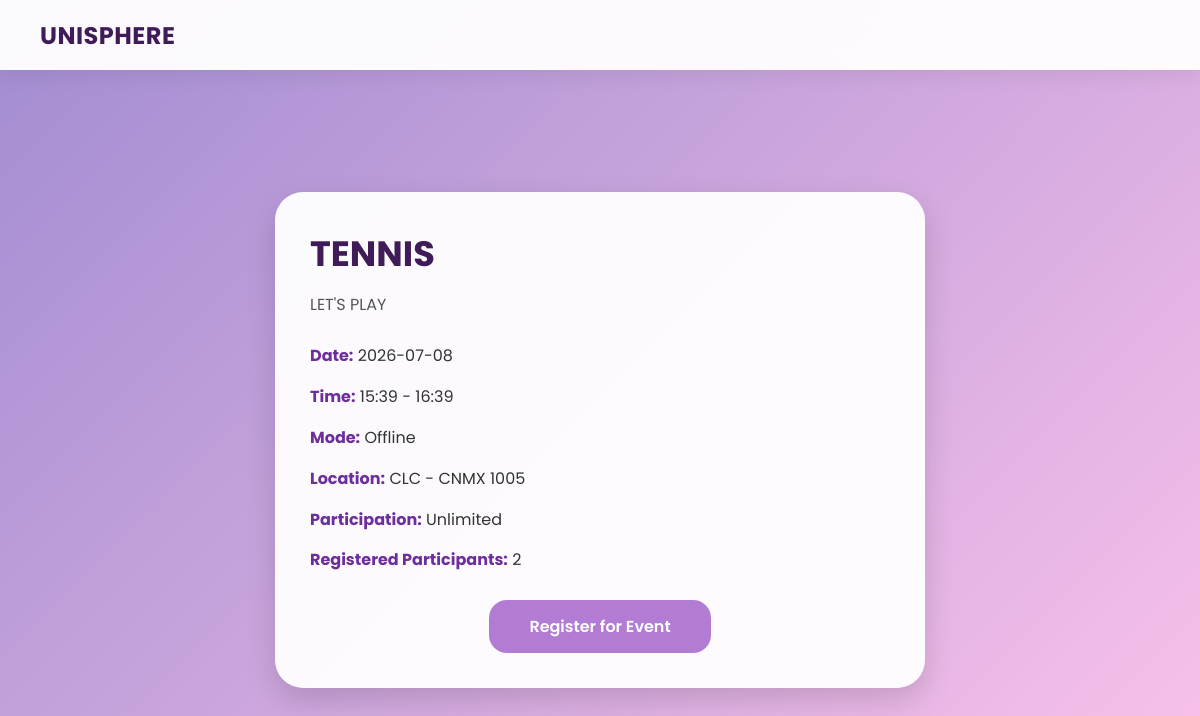
Screenshot of /event/1 with the database file from the repository.
### tables this page shows
CREATE TABLE events (
    event_id INTEGER PRIMARY KEY AUTOINCREMENT,
    event_poster TEXT,                   -- new column for event poster URL/path
    event_name TEXT NOT NULL,
    event_description TEXT NOT NULL,
    start_date DATE NOT NULL,
    end_date DATE NOT NULL,
    start_time TIME NOT NULL,
    end_time TIME NOT NULL,
    event_mode TEXT NOT NULL CHECK(event_mode IN ('online', 'offline', 'hybrid')),
    main_location TEXT NOT NULL,         -- corresponds to id="mainloc"
    general_location TEXT,               -- optional, only for general locations
    faculty_wing TEXT,                   -- optional, only for faculty path
    specific_location TEXT,              -- optional, only for faculty path
    participation_option TEXT NOT NULL CHECK(participation_option IN ('unlimited', 'limited')),
    limited_max_participants INTEGER,    -- optional, only for limited participation
    event_link TEXT,
    student_id varchar(10) NOT NULL,
    event_status TEXT DEFAULT 'Pending' CHECK(event_status IN ('Pending', 'Approved', 'Redo')),
    admin_remark TEXT,
    FOREIGN KEY (student_id) REFERENCES organizer_details(student_id)
);

### app.py (the view, shortened to what this page needs)
@app.route('/event/<int:event_id>')
def event_detail(event_id):
    conn = get_db_connection()
    cursor = conn.cursor()
    cursor.execute("""
        SELECT * FROM events
        WHERE event_id = ? AND event_status = 'Approved'
    """, (event_id,))
    event = cursor.fetchone()
    if not event:
        conn.close()
        return "Event not found", 404
    student_id = session.get('student_id')
    already_registered = False
    is_owner = (student_id == event["student_id"]) if student_id else False
    cursor.execute("""
        SELECT COUNT(*) AS total
        FROM event_registrations
        WHERE event_id=?
    """, (event_id,))
    participant_count = cursor.fetchone()["total"]
    is_full = (
        event["participation_option"] == "limited"
        and participant_count >= event["limited_max_participants"]
    )
    conn.close()
    return render_template(
        "EventRegSys.html",
        event=event,
        is_owner=is_owner,
        participant_count=participant_count,
        is_full=is_full,
        already_registered=already_registered
    )

### app.py (called while the page is built, shortened)
def get_db_connection():
    conn = sqlite3.connect('database.db')
    conn.row_factory = sqlite3.Row
    conn.execute("PRAGMA foreign_keys = 1")
    return conn

@app.context_processor
def inject_notifications():
    if 'student_id' not in session:
        return dict(unread_notifications=0)

### templates/EventRegSys.html (shortened to what this page needs)
<!DOCTYPE html>
<html lang="en">
  <head>
  </head>
  <body>
    <nav class="navbar">
        <a class="navbar-brand" href="{{ url_for('dashboard') if d_flag else '/dashboard' }}">UniSphere</a>
    </nav>
    <div class="container">
      {% if event %}
      <div class="event-card">
        <h2>{{ event['event_name'] }}</h2>
        <p class="desc">{{ event['event_description'] }}</p>
        <div class="details">
            <ul>
                {% if event['start_date'] == event['end_date'] %}
                    <li>
                        <strong>Date:</strong>
                        {{ event['start_date'] }}
                    </li>
                    <li>
                        <strong>Time:</strong>
                        {{ event['start_time'] }} - {{ event['end_time'] }}
                    </li>
                {% endif %}
                <li>
                    <strong>Mode:</strong>
                    {{ event['event_mode']|capitalize }}
                </li>
                {% if event['main_location'] == 'General' %}
                    <li>
                        <strong>Location:</strong>
                        {{ event['general_location'] }}
                    </li>
                {% elif event['main_location'] == 'CLC' %}
                    <li>
                        <strong>Location:</strong>
                        CLC - {{ event['specific_location'] }}
                    </li>
                {% else %}
                    <li>
                        <strong>Location:</strong>
                        {{event['main_location']}}, {{ event['faculty_wing'] }} - {{ event['specific_location'] }}
                    </li>
                {% endif %}
                <li>
                    <strong>Participation:</strong>
                    {{ event['participation_option']|capitalize }}
                </li>
                {% if event['participation_option'] == 'limited' %}
                    <li>
                        <strong>Registered:</strong>
                        {{ participant_count }} / {{ event['limited_max_participants'] }}
                    </li>
                {% else %}
                    <li>
                        <strong>Registered Participants:</strong>
                        {{ participant_count }}
                    </li>
                {% endif %}
            </ul>
        </div>
        <div class="event-btn-wrapper">
            {% if is_owner %}
                <a href="{{ url_for('my_event_manage', event_id=event['event_id']) }}" class="register-btn">
                    Manage Event
                </a>
            {% elif is_full %}
                <button class="register-btn" disabled style="background:#999;cursor:not-allowed;">
                    Event Full
                </button>
            {% elif already_registered %}
                <button class="register-btn" disabled style="background:#999;cursor:not-allowed;">
                    Already Registered
                </button>
            {% else %}
                <a href="{{ url_for('form', event_id=event['event_id']) }}" class="register-btn">
                    Register for Event
                </a>
            {% endif %}
        </div>
      </div>
      {% else %}
      <div class="event-card" style="text-align: center;">
         <p style="color: #555;">Event not found.</p>
      </div>
      {% endif %}
    </div>
  </body>
</html>

### templates/EventRegSys.html (style rules this page uses)
* { margin: 0; padding: 0; box-sizing: border-box; font-family: 'Poppins', sans-serif; }
body { min-height: 100vh; background: linear-gradient(135deg, #a18cd1 0%, #fbc2eb 100%); padding-top: 80px; display: flex; justify-content: center; align-items: center; }
.navbar { position: fixed; top: 0; left: 0; width: 100%; height: 70px; background: rgba(255, 255, 255, 0.95); backdrop-filter: blur(8px); box-shadow: 0 4px 20px rgba(0, 0, 0, 0.08); display: flex; align-items: center; justify-content: space-between; padding: 0 40px; z-index: 1000; }
.navbar-brand { font-size: 1.5rem; font-weight: 700; color: #3f1b57; text-decoration: none; text-transform: uppercase; letter-spacing: 0.5px; }
.container { width: 100%; display: flex; justify-content: center; align-items: center; padding: 30px; }
.event-card { width: 100%; max-width: 650px; background: rgba(255, 255, 255, 0.95); border-radius: 28px; padding: 35px; box-shadow: 0 12px 30px rgba(0, 0, 0, 0.15); animation: pop 0.3s ease; }
.event-card h2 { font-size: 2.2rem; font-weight: 700; color: #3f1b57; margin-bottom: 12px; }
.desc { font-size: 1rem; color: #555; line-height: 1.6; margin-bottom: 25px; }
.details { margin-top: 10px; }
.details ul { list-style: none; }
.details p, .details li { font-size: 1rem; color: #333; line-height: 1.8; margin-bottom: 12px; }
.details strong { color: #6d2e9c; font-weight: 700; }
.event-btn-wrapper { text-decoration: none; display: flex; justify-content: center; margin-top: 25px; }
.register-btn { background: #b37cd4; color: white; border: none; border-radius: 18px; padding: 14px 40px; font-size: 1rem; font-weight: 600; text-align: center; text-decoration: none; cursor: pointer; display: inline-block; transition: all 0.25s ease; }

### rows the page displays
events: event_name "TENNIS", event_description "LET'S PLAY", start_date "2026-07-08", start_time "15:39", end_time "16:39", event_mode "Offline", specific_location "CNMX 1005", participation_option "Unlimited"

### other values shown
{{ participant_count }} "2"
